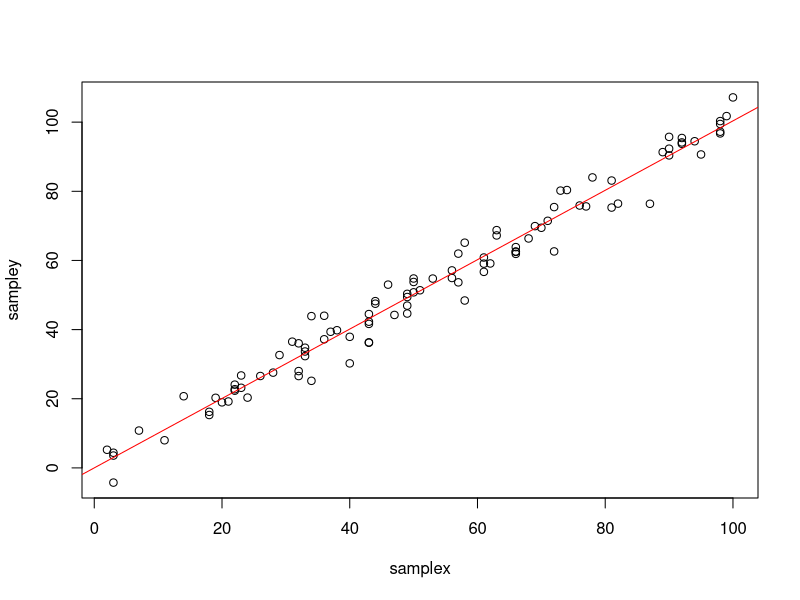

Reproduce this figure in R.
samplex <- sample(1:100, 100, replace = TRUE)

sampley <- samplex + rnorm(100, sd = 4)
mydf <- data.frame(x = samplex, y = sampley)
plot(sampley ~ samplex, data = mydf)
model <- lm(sampley ~ samplex, data = mydf)
abline(model, col = "red")
summary(model)
coef(model)
